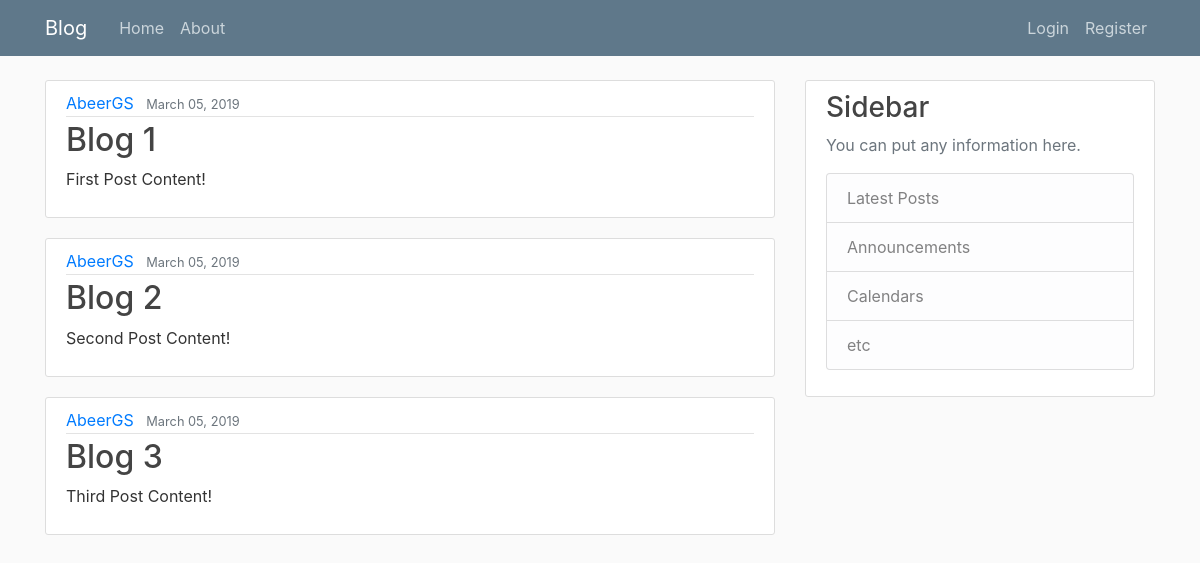
The app's page /, older data.
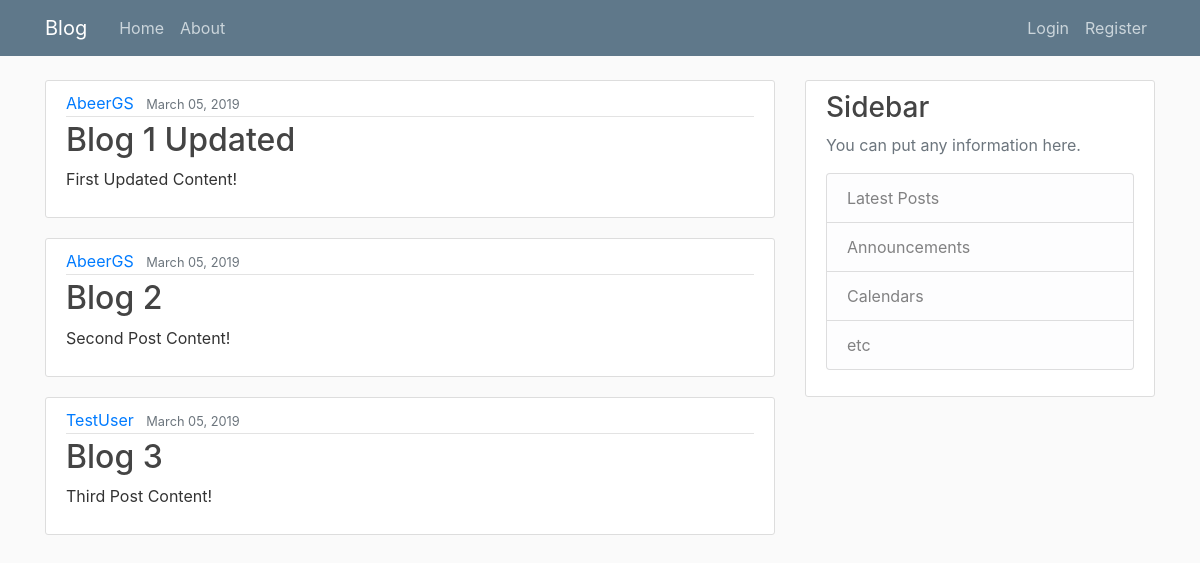
The same page, newer data.
### blog/models.py (models this page shows, shortened)
class Post(models.Model):
    title = models.CharField(max_length=100)
    content = models.TextField()
    date_posted = models.DateTimeField(default=timezone.now)
    author = models.ForeignKey(User, on_delete=models.CASCADE)

### blog/views.py (the view)
# urls.py: path('', views.home, name='blog-home'),
def home(request):
    context = {
        'posts': Post.objects.all()
    }
    return render(request, 'blog/home.html', context)

### blog/templates/blog/home.html
{% extends "blog/base.html" %}
{% block content %}
    {% for post in posts %}
        <article class="media content-section">
          <div class="media-body">
            <div class="article-metadata">
              <a class="mr-2" href="#">{{ post.author }}</a>
              <small class="text-muted">{{ post.date_posted|date:"F d, Y" }}</small>
            </div>
            <h2><a class="article-title" href="#">{{ post.title }}</a></h2>
            <p class="article-content">{{ post.content }}</p>
          </div>
        </article>
    {% endfor %}
{% endblock content %}

Row changes from the older to the newer data that the page shows:
changed Post: title "Blog 1" → "Blog 1 Updated"; content "First Post Content!" → "First Updated Content!"
changed Post "Blog 3": author "AbeerGS" → "TestUser"
